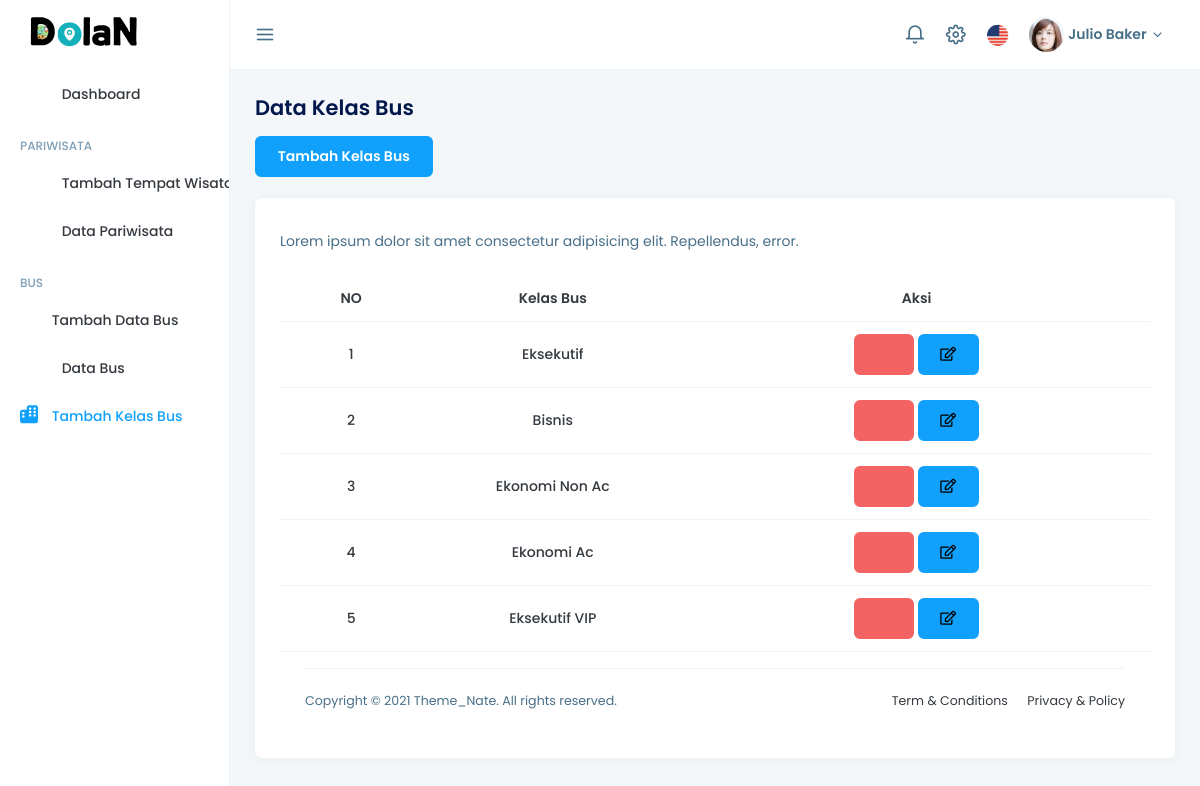
Page /index.php/tiket/kelasBus on the committed database.
### tables this page shows
CREATE TABLE `kelasbus` (
  `id` int NOT NULL,
  `Kelas` varchar(200) NOT NULL
);

### application/controllers/Tiket.php (called while the page is built, shortened)
<?php
class Tiket extends CI_Controller
{
    public function __construct()
    {
        $this->load->library('form_validation');
        $this->load->model('TiketModel');
    }
    public function kelasBus()
    {
        $data['bus'] = $this->TiketModel->getAllKelas();
        $this->load->view('admin/tableKelasBus', $data);
    }
}

### index.php (called while the page is built, shortened)
<?php
require_once BASEPATH.'core/CodeIgniter.php';

### application/models/TiketModel.php (called while the page is built, shortened)
<?php
class TiketModel extends CI_Model
{
    public function getAllKelas()
    {
        return $this->db->get("kelasBus")->result();
    }
}

### application/views/admin/tableKelasBus.php (the view, shortened to what this page needs)
<!DOCTYPE html>
<html lang="en">
<head>
    <link href="<?= base_url('assetsAdmin/') ?>vendors/datatables/dataTables.bootstrap.min.css" rel="stylesheet">
    <link rel="stylesheet" href="https://cdn.jsdelivr.net/npm/@sweetalert2/theme-dark@5/dark.css" />
    <link href="<?= base_url('assetsAdmin/') ?>css/app.min.css" rel="stylesheet">
    <link rel="stylesheet" href="<?= base_url('assets/font-awesome/css/all.css') ?>">
    <link rel="stylesheet" href="<?= base_url('assetsAdmin/css/admin.css') ?>">
</head>
<body>
    <div class="layout">
        <div class="vertical-layout">
            <div class="header-text-dark header-nav layout-vertical">
                <div class="header-nav-wrap">
                    <div class="header-nav-left">
                        <div class="header-nav-item desktop-toggle">
                            <div class="header-nav-item-select cursor-pointer">
                                <i class="nav-icon feather icon-menu icon-arrow-right"></i>
                            </div>
                        </div>
                    </div>
                    <div class="header-nav-right">
                        <div class="header-nav-item">
                            <div class="dropdown header-nav-item-select nav-notification">
                                <div class="toggle-wrapper" id="nav-notification-dropdown" data-bs-toggle="dropdown">
                                    <i class="header-nav-item-select nav-icon feather icon-bell"></i>
                                </div>
                            </div>
                        </div>
                        <div class="header-nav-item">
                            <div class="header-nav-item-select">
                                <div class="toggle-wrapper" data-bs-toggle="modal" data-bs-target="#quick-view">
                                    <i class="nav-icon feather icon-settings"></i>
                                </div>
                            </div>
                        </div>
                        <div class="header-nav-item">
                            <div class="dropdown header-nav-item-select">
                                <div class="toggle-wrapper" id="nav-lang-dropdown" data-bs-toggle="dropdown">
                                    <div class="avatar avatar-circle avatar-image"
                                        style="width: 22px; height: 22px; line-height: 22px;">
                                        <img src="<?= base_url('assetsAdmin/') ?>images/thumbs/en_US.png" alt="">
                                    </div>
                                </div>
                            </div>
                        </div>
                        <div class="header-nav-item">
                            <div class="dropdown header-nav-item-select nav-profile">
                                <div class="toggle-wrapper" id="nav-profile-dropdown" data-bs-toggle="dropdown">
                                    <div class="avatar avatar-circle avatar-image"
                                        style="width: 35px; height: 35px; line-height: 35px;">
                                        <img src="<?= base_url('assetsAdmin/') ?>images/avatars/thumb-1.jpg" alt="">
                                    </div>
                                    <span class="fw-bold mx-1">Julio Baker</span>
                                    <i class="feather icon-chevron-down"></i>
                                </div>
                            </div>
                        </div>
                    </div>
                </div>
            </div>
            <div class="side-nav vertical-menu nav-menu-light scrollable">
                <div class="nav-logo">
                    <div class="w-100 logo">
                        <img class="img-fluid" src="<?= base_url('assets/') ?>images/logo.svg" style="max-height: 70px;"
                            alt="logo">
                    </div>
                </div>
                <ul class="nav-menu">
                    <li class="nav-menu-item">
                        <a href="<?= base_url('admin') ?>">
                            <i class="fa-duotone fa-house"></i>
                            <span class="nav-menu-item-title">Dashboard</span>
                        </a>
                    </li>
                    <li class="nav-group-title">PARIWISATA</li>
                    <li class="nav-menu-item">
                        <a href="<?= base_url('tiket') ?>">
                            <i class="fa-duotone fa-suitcase-rolling"></i>
                            <span class="nav-menu-item-title">Tambah Tempat Wisata</span>
                        </a>
                    </li>
                    <li class="nav-menu-item">
                        <a href="<?= base_url('tiket') ?>">
                            <i class="fa-duotone fa-table"></i>
                            <span class="nav-menu-item-title">Data Pariwisata</span>
                        </a>
                    </li>
                    <li class="nav-group-title">BUS</li>
                    <li class="nav-menu-item">
                        <a href="<?= base_url('tiket/tambahRute') ?>">
                            <i class="fa-regular fa-layer-plus"></i>
                            <span class="nav-menu-item-title">Tambah Data Bus</span>
                        </a>
                    </li>
                    <li class="nav-menu-item ">
                        <a href="<?= base_url('tiket/dataRuteBus') ?>">
                            <i class="fa-duotone fa-table"></i>
                            <span class="nav-menu-item-title">Data Bus</span>
                        </a>
                    </li>
                    <li class="nav-menu-item router-link-active">
                        <a href="<?= base_url('tiket/kelasBus') ?>">
                            <i class="fa-solid fa-buildings"></i>
                            <span class="nav-menu-item-title">Tambah Kelas Bus</span>
                        </a>
                    </li>
            </div>
            <div class="content">
                <div class="main">
                    <div class="page-header">
                        <h4 class="page-title">Data Kelas Bus</h4>
                    </div>
                    <div>
                        <a href="<?= base_url('tiket/tambahKelas') ?>">
                            <button class="btn btn-primary">Tambah Kelas Bus</button>
                        </a>
                    </div>
                    <br>
                    <div class="card">
                        <div class="card-body">
                            <p>Lorem ipsum dolor sit amet consectetur adipisicing elit. Repellendus, error.</p>
                            <div class="mt-4">
                                <table id="data-table" class="table data-table">
                                    <thead>
                                        <tr class="main-title">
                                            <td class="text-center" scope="col">NO</td>
                                            <td class="text-center" style="width: 30%" scope="col">Kelas Bus
                                            </td>
                                            <td class="text-center" scope="col">Aksi</td>
                                        </tr>
                                    </thead>
                                    <tbody>
                                        <?php
                                        $no = 1;
                                        foreach ($bus as $bs):
                                            ?>
                                            <tr class="text-center" style="font-weight:500;">
                                                <td>
                                                    <?= $no++ ?>
                                                </td>
                                                <td>
                                                    <?= $bs->Kelas ?>
                                                </td>
                                                <td class="text-center">
                                                    <a href="#" class="btn btn-danger"
                                                        onclick="confirmDelete(event, <?= $bs->id ?>)">
                                                        <i class="fa-regular fa-trash"></i>
                                                    </a>
                                                    <a href="#" class="btn btn-primary"
                                                        onclick="confirmEdit(event, <?= $bs->id ?>)">
                                                        <i class="fa-regular fa-pen-to-square" style="color: #000"></i>
                                                    </a>
                                                </td>
                                            </tr>
                                        <?php endforeach;
                                        ?>
                                    </tbody>
                                </table>
                            </div>
                            <div class="footer">
                                <div class="footer-content">
                                    <p class="mb-0">Copyright © 2021 Theme_Nate. All rights reserved.</p>
                                    <span>
                                        <a href="" class="text-gray me-3">Term &amp; Conditions</a>
                                        <a href="" class="text-gray">Privacy &amp; Policy</a>
                                    </span>
                                </div>
                            </div>
                        </div>
                    </div>
                </div>
</body>
</html>

### assetsAdmin/css/admin.css (style rules this page uses)
body { font-family: 'Poppins'; }
.main-title td { font-weight: 600; }

### rows in the picture
kelasbus: Kelas "Eksekutif"
kelasbus: Kelas "Bisnis"
kelasbus: Kelas "Ekonomi Non Ac"
kelasbus: Kelas "Ekonomi Ac"
kelasbus: Kelas "Eksekutif VIP"
